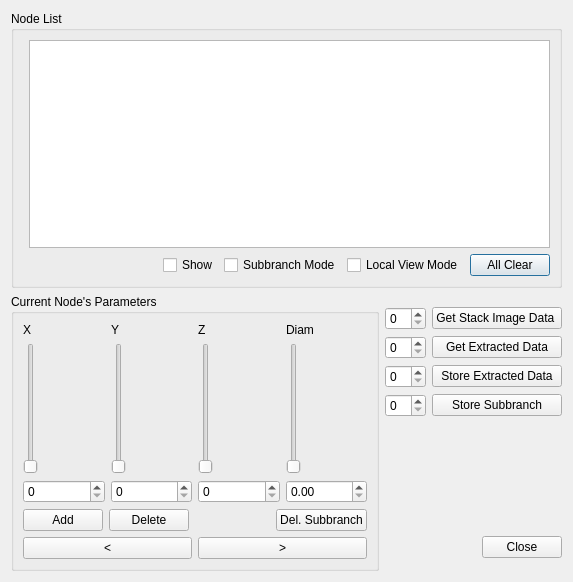
<?xml version="1.0" encoding="UTF-8"?>
<ui version="4.0">
 <class>HandTracingToolDialog</class>
 <widget class="QDialog" name="HandTracingToolDialog">
  <property name="geometry">
   <rect>
    <x>0</x>
    <y>0</y>
    <width>573</width>
    <height>582</height>
   </rect>
  </property>
  <property name="windowTitle">
   <string>Manual Tracing Tool</string>
  </property>
  <layout class="QGridLayout" name="gridLayout_3">
   <item row="0" column="0" colspan="2">
    <widget class="QGroupBox" name="GroupBoxNodeList">
     <property name="sizePolicy">
      <sizepolicy hsizetype="MinimumExpanding" vsizetype="MinimumExpanding">
       <horstretch>0</horstretch>
       <verstretch>5</verstretch>
      </sizepolicy>
     </property>
     <property name="minimumSize">
      <size>
       <width>0</width>
       <height>120</height>
      </size>
     </property>
     <property name="title">
      <string>Node List</string>
     </property>
     <layout class="QFormLayout" name="formLayout_3">
      <property name="fieldGrowthPolicy">
       <enum>QFormLayout::AllNonFixedFieldsGrow</enum>
      </property>
      <item row="1" column="1">
       <widget class="QTableView" name="TableViewNodeList">
        <property name="sizePolicy">
         <sizepolicy hsizetype="MinimumExpanding" vsizetype="MinimumExpanding">
          <horstretch>0</horstretch>
          <verstretch>8</verstretch>
         </sizepolicy>
        </property>
        <property name="minimumSize">
         <size>
          <width>0</width>
          <height>20</height>
         </size>
        </property>
       </widget>
      </item>
      <item row="2" column="1">
       <layout class="QHBoxLayout" name="HorizontalLayoutShow">
        <item>
         <spacer name="HorizontalSpacerShow">
          <property name="orientation">
           <enum>Qt::Horizontal</enum>
          </property>
          <property name="sizeHint" stdset="0">
           <size>
            <width>40</width>
            <height>20</height>
           </size>
          </property>
         </spacer>
        </item>
        <item>
         <widget class="QCheckBox" name="CheckBoxShow">
          <property name="sizePolicy">
           <sizepolicy hsizetype="Fixed" vsizetype="Fixed">
            <horstretch>0</horstretch>
            <verstretch>1</verstretch>
           </sizepolicy>
          </property>
          <property name="text">
           <string>Show</string>
          </property>
         </widget>
        </item>
        <item>
         <widget class="QCheckBox" name="CheckBoxSubbranchMode">
          <property name="text">
           <string>Subbranch Mode</string>
          </property>
         </widget>
        </item>
        <item>
         <widget class="QCheckBox" name="CheckBoxLocalViewMode">
          <property name="text">
           <string>Local View Mode</string>
          </property>
         </widget>
        </item>
        <item>
         <widget class="QPushButton" name="PushButtonClearNodeList">
          <property name="text">
           <string>All Clear</string>
          </property>
         </widget>
        </item>
       </layout>
      </item>
     </layout>
    </widget>
   </item>
   <item row="1" column="0">
    <widget class="QGroupBox" name="GroupBoxNodeParameters">
     <property name="sizePolicy">
      <sizepolicy hsizetype="MinimumExpanding" vsizetype="MinimumExpanding">
       <horstretch>5</horstretch>
       <verstretch>5</verstretch>
      </sizepolicy>
     </property>
     <property name="minimumSize">
      <size>
       <width>100</width>
       <height>200</height>
      </size>
     </property>
     <property name="maximumSize">
      <size>
       <width>16777215</width>
       <height>400</height>
      </size>
     </property>
     <property name="title">
      <string>Current Node's Parameters</string>
     </property>
     <layout class="QGridLayout" name="gridLayout_2">
      <item row="0" column="0">
       <layout class="QGridLayout" name="GridLayoutNodeParameters">
        <item row="0" column="1">
         <layout class="QVBoxLayout" name="VerticalLayoutNodeParametersX">
          <item>
           <widget class="QLabel" name="LabelNodeParametersX">
            <property name="text">
             <string>X</string>
            </property>
            <property name="alignment">
             <set>Qt::AlignLeading|Qt::AlignLeft|Qt::AlignVCenter</set>
            </property>
           </widget>
          </item>
          <item>
           <widget class="QSlider" name="VerticalSliderX">
            <property name="orientation">
             <enum>Qt::Vertical</enum>
            </property>
           </widget>
          </item>
          <item>
           <widget class="QSpinBox" name="SpinBoxX"/>
          </item>
         </layout>
        </item>
        <item row="0" column="3">
         <layout class="QVBoxLayout" name="VerticalLayoutNodeParametersY">
          <item>
           <widget class="QLabel" name="LabelNodeParametersY">
            <property name="text">
             <string>Y</string>
            </property>
            <property name="alignment">
             <set>Qt::AlignLeading|Qt::AlignLeft|Qt::AlignVCenter</set>
            </property>
           </widget>
          </item>
          <item>
           <widget class="QSlider" name="VerticalSliderY">
            <property name="orientation">
             <enum>Qt::Vertical</enum>
            </property>
           </widget>
          </item>
          <item>
           <widget class="QSpinBox" name="SpinBoxY"/>
          </item>
         </layout>
        </item>
        <item row="0" column="4">
         <layout class="QVBoxLayout" name="VerticalLayoutNodeParametersZ">
          <item>
           <widget class="QLabel" name="LabelNodeParametersZ">
            <property name="text">
             <string>Z</string>
            </property>
            <property name="alignment">
             <set>Qt::AlignLeading|Qt::AlignLeft|Qt::AlignVCenter</set>
            </property>
           </widget>
          </item>
          <item>
           <widget class="QSlider" name="VerticalSliderZ">
            <property name="orientation">
             <enum>Qt::Vertical</enum>
            </property>
           </widget>
          </item>
          <item>
           <widget class="QSpinBox" name="SpinBoxZ"/>
          </item>
         </layout>
        </item>
        <item row="0" column="5">
         <layout class="QVBoxLayout" name="VerticalLayoutNodeParametersDiam">
          <item>
           <widget class="QLabel" name="LabelNodeParametersDiam">
            <property name="text">
             <string>Diam</string>
            </property>
            <property name="alignment">
             <set>Qt::AlignLeading|Qt::AlignLeft|Qt::AlignVCenter</set>
            </property>
           </widget>
          </item>
          <item>
           <widget class="QSlider" name="VerticalSliderDiam">
            <property name="maximum">
             <number>10000</number>
            </property>
            <property name="singleStep">
             <number>10</number>
            </property>
            <property name="pageStep">
             <number>100</number>
            </property>
            <property name="orientation">
             <enum>Qt::Vertical</enum>
            </property>
           </widget>
          </item>
          <item>
           <widget class="QDoubleSpinBox" name="DoubleSpinBoxDiam">
            <property name="maximum">
             <double>50.000000000000000</double>
            </property>
            <property name="singleStep">
             <double>0.100000000000000</double>
            </property>
           </widget>
          </item>
         </layout>
        </item>
       </layout>
      </item>
      <item row="1" column="0">
       <layout class="QHBoxLayout" name="horizontalLayout_2">
        <item>
         <widget class="QPushButton" name="PushButtonAdd">
          <property name="text">
           <string>Add</string>
          </property>
         </widget>
        </item>
        <item>
         <widget class="QPushButton" name="PushButtonDelete">
          <property name="text">
           <string>Delete</string>
          </property>
         </widget>
        </item>
        <item>
         <spacer name="horizontalSpacer">
          <property name="orientation">
           <enum>Qt::Horizontal</enum>
          </property>
          <property name="sizeHint" stdset="0">
           <size>
            <width>40</width>
            <height>20</height>
           </size>
          </property>
         </spacer>
        </item>
        <item>
         <widget class="QPushButton" name="PushButtonDeleteSubbranch">
          <property name="text">
           <string>Del. Subbranch</string>
          </property>
         </widget>
        </item>
       </layout>
      </item>
      <item row="2" column="0">
       <layout class="QHBoxLayout" name="horizontalLayout">
        <item>
         <widget class="QPushButton" name="PushButtonPrevBranchingPoint">
          <property name="text">
           <string>&lt;</string>
          </property>
         </widget>
        </item>
        <item>
         <widget class="QPushButton" name="PushButtonNextBranchingPoint">
          <property name="text">
           <string>&gt;</string>
          </property>
         </widget>
        </item>
       </layout>
      </item>
     </layout>
    </widget>
   </item>
   <item row="1" column="1">
    <layout class="QVBoxLayout" name="verticalLayout">
     <item>
      <layout class="QGridLayout" name="GridLayoutDataIO" rowstretch="0,0,0,0">
       <property name="sizeConstraint">
        <enum>QLayout::SetFixedSize</enum>
       </property>
       <item row="2" column="0">
        <widget class="QSpinBox" name="SpinBoxTargetStoreNo"/>
       </item>
       <item row="2" column="1">
        <widget class="QPushButton" name="PushButtonStore">
         <property name="text">
          <string>Store Extracted Data</string>
         </property>
        </widget>
       </item>
       <item row="1" column="0">
        <widget class="QSpinBox" name="SpinBoxExtractedDataNo"/>
       </item>
       <item row="1" column="1">
        <widget class="QPushButton" name="PushButtonGetExtractedData">
         <property name="text">
          <string>Get Extracted Data</string>
         </property>
        </widget>
       </item>
       <item row="0" column="0">
        <widget class="QSpinBox" name="SpinBoxStackImageDataNo"/>
       </item>
       <item row="0" column="1">
        <widget class="QPushButton" name="PushButtonGetStackImageData">
         <property name="text">
          <string>Get Stack Image Data </string>
         </property>
        </widget>
       </item>
       <item row="3" column="0">
        <widget class="QSpinBox" name="SpinBoxStoreSubbranchNo"/>
       </item>
       <item row="3" column="1">
        <widget class="QPushButton" name="PushButtonStoreSubbranch">
         <property name="text">
          <string>Store Subbranch</string>
         </property>
        </widget>
       </item>
      </layout>
     </item>
     <item>
      <spacer name="verticalSpacer">
       <property name="orientation">
        <enum>Qt::Vertical</enum>
       </property>
       <property name="sizeType">
        <enum>QSizePolicy::Maximum</enum>
       </property>
       <property name="sizeHint" stdset="0">
        <size>
         <width>20</width>
         <height>100</height>
        </size>
       </property>
      </spacer>
     </item>
     <item>
      <layout class="QGridLayout" name="gridLayout">
       <item row="0" column="0">
        <spacer name="HorizontalSpacerClose">
         <property name="orientation">
          <enum>Qt::Horizontal</enum>
         </property>
         <property name="sizeHint" stdset="0">
          <size>
           <width>40</width>
           <height>20</height>
          </size>
         </property>
        </spacer>
       </item>
       <item row="0" column="1">
        <widget class="QPushButton" name="PushButtonClose">
         <property name="sizePolicy">
          <sizepolicy hsizetype="Minimum" vsizetype="Fixed">
           <horstretch>0</horstretch>
           <verstretch>0</verstretch>
          </sizepolicy>
         </property>
         <property name="minimumSize">
          <size>
           <width>50</width>
           <height>0</height>
          </size>
         </property>
         <property name="text">
          <string>Close</string>
         </property>
        </widget>
       </item>
      </layout>
     </item>
    </layout>
   </item>
  </layout>
 </widget>
 <tabstops>
  <tabstop>TableViewNodeList</tabstop>
  <tabstop>CheckBoxShow</tabstop>
  <tabstop>CheckBoxSubbranchMode</tabstop>
  <tabstop>CheckBoxLocalViewMode</tabstop>
  <tabstop>PushButtonClearNodeList</tabstop>
  <tabstop>VerticalSliderX</tabstop>
  <tabstop>VerticalSliderY</tabstop>
  <tabstop>VerticalSliderZ</tabstop>
  <tabstop>VerticalSliderDiam</tabstop>
  <tabstop>SpinBoxX</tabstop>
  <tabstop>SpinBoxY</tabstop>
  <tabstop>SpinBoxZ</tabstop>
  <tabstop>DoubleSpinBoxDiam</tabstop>
  <tabstop>PushButtonAdd</tabstop>
  <tabstop>PushButtonDelete</tabstop>
  <tabstop>PushButtonDeleteSubbranch</tabstop>
  <tabstop>SpinBoxStackImageDataNo</tabstop>
  <tabstop>PushButtonGetStackImageData</tabstop>
  <tabstop>SpinBoxExtractedDataNo</tabstop>
  <tabstop>PushButtonGetExtractedData</tabstop>
  <tabstop>SpinBoxTargetStoreNo</tabstop>
  <tabstop>PushButtonStore</tabstop>
  <tabstop>PushButtonClose</tabstop>
 </tabstops>
 <resources/>
 <connections/>
</ui>
